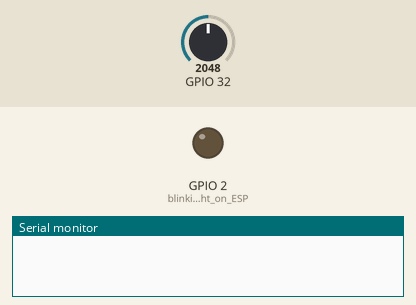
Bench run of a sketch on a simulated ESP32. Shown: output pins drawn as LEDs (lit = HIGH), the last lines printed to the serial monitor. The test bench sets the inputs (shaded band); at power-on: GPIO 32 = 2048. Pins used as bus, display or sensor lines are not drawn.

Above: at 0.0 s.
At 0.6 s:
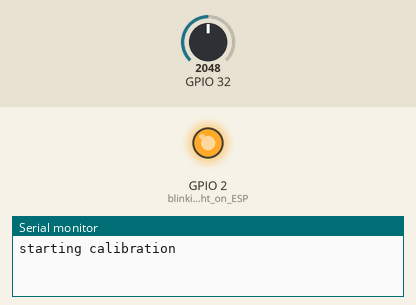
Timing chart, 0 to 4.5 s (numbered marks = the images above):
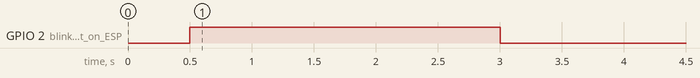

The sketch:

qtr_sensors.ino
```cpp
// this code simply connects to the qtr-1a ir sensor module
// it calibrates the board, collects data for 10 seconds into memory,
// then outputs all data at once to serial for plotting
// here is the inspiration
// https://github.com/pololu/qtr-sensors-arduino/blob/master/examples/QTRRCExample/QTRRCExample.ino

#include <QTRSensors.h>

QTRSensors qtr;

const uint8_t SensorCount = 1;
uint16_t sensorValues[SensorCount];

// Define arrays to store data (max 150 points, assuming ~100 for 10s at 100ms intervals)
const int MAX_SAMPLES = 150;
unsigned long timestamps[MAX_SAMPLES];
uint16_t values[MAX_SAMPLES];
int sampleCount = 0;

void setup()
{
  pinMode(2, OUTPUT); //blinking light on ESP
  pinMode(27, OUTPUT); //optional power pin to turn qtr on/off
  // configure the sensors
  qtr.setTypeAnalog();
  qtr.setSensorPins((const uint8_t[]){32}, SensorCount); // Input pin on ESP
  //qtr.setEmitterPin(2);

  delay(500);
  digitalWrite(2, HIGH); // turn on Arduino's LED to indicate we are in calibration mode
  digitalWrite(27, HIGH);

  Serial.begin(115200); // Moved up for earlier serial output
  Serial.println("starting calibration");

  // Brief calibration: Reduced from 400 to 100 iterations for brevity
  for (uint16_t i = 0; i < 100; i++)
  {
    qtr.calibrate();
  }
  digitalWrite(2, LOW); // turn off Arduino's LED to indicate we are through with calibration

  // print the calibration minimum values measured when emitters were on
  for (uint8_t i = 0; i < SensorCount; i++)
  {
    Serial.print("minimum value was: ");
    Serial.println(qtr.calibrationOn.minimum[i]);
  }

  // print the calibration maximum values measured when emitters were on
  for (uint8_t i = 0; i < SensorCount; i++)
  {
    Serial.print("maximum value was: ");
    Serial.println(qtr.calibrationOn.maximum[i]);
  }

  Serial.println("Calibration complete. Starting 10-second data collection...");
  delay(1000); // Short pause before data collection

  // Collect data for 10 seconds into arrays
  unsigned long startTime = millis();
  while (millis() - startTime < 10000 && sampleCount < MAX_SAMPLES) // 10 seconds = 10000 ms, with safety limit
  {
    qtr.read(sensorValues);

    // Store timestamp (ms since start) and sensor value
    timestamps[sampleCount] = millis() - startTime;
    values[sampleCount] = sensorValues[0]; // Assuming single sensor
    sampleCount++;

    delay(100); // Sample every 100ms, adjust if needed for higher resolution
  }

  Serial.println("Data collection complete. Outputting data for plotting...");

  // Output all collected data at once (timestamp,value format for Serial Plotter)
  for (int i = 0; i < sampleCount; i++)
  {
    Serial.print(timestamps[i]);
    Serial.print(",");
    Serial.println(values[i]);
  }

  Serial.println("Data output complete. Stopping measurements.");
  digitalWrite(27, LOW); // Turn off sensor power to stop measuring
}

void loop()
{
  // Empty loop: No further measurements or outputs
}
```
